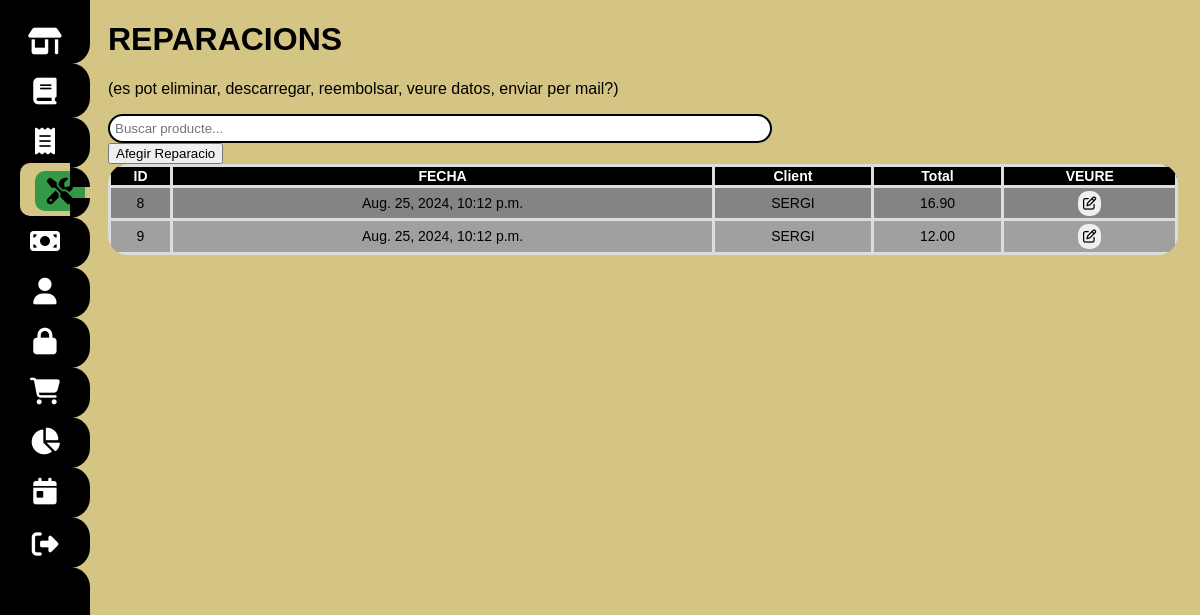
The app's page /reparacions/ (signed in) with its own data.
### myapp/models.py (models this page shows)
class Reparacio(models.Model):
    persona_id=models.IntegerField()
    date=models.DateTimeField()
    facturat=models.CharField(max_length=100, default="no")
    total= models.DecimalField(max_digits=9999999, decimal_places=2)

### myapp/views.py (the view)
# urls.py: path("reparacions/", views.reparacions, name="reparacions"),
@login_required
def reparacions(request):
    personas=Persona.objects.all()
    producte=Producto.objects.all()
    reparacions=Reparacio.objects.all()
    for repara in reparacions:
        nom_cli=Persona.objects.get(id=repara.persona_id).nombre
        repara.persona_id=nom_cli
    return render(request, "reparacions.html",{"persona":personas,"producte":producte,"reparacions":reparacions})

### myapp/templates/reparacions.html (shortened to what this page needs)
{% extends "layouts/base.html" %}
{% block content %}
<!DOCTYPE html>
<html lang="en">
<head>
</head>
<body>
<div class="main-content">
    <div class="products-section">
        <h1>REPARACIONS</h1>
<p>(es pot eliminar, descarregar, reembolsar, veure datos, enviar per mail?)</p>
<input type="text" id="searchInput" placeholder="Buscar producte...">
<button id="afegir-reparacio-btn">Afegir Reparacio</button>
    </div>
    <form method="post">
        <table id="productTable">
            <thead>
            <tr>
                <th>ID</th>
                <th>FECHA</th>
               <th>Client</th>
                <th>Total</th>
                <th>VEURE</th>
            </tr>
            </thead>
            <tbody>
            {% for reparacio in reparacions %}
            <tr class="filaTicket">
                <td>{{ reparacio.id }}</td>
                <td>{{ reparacio.date }}</td>
                <td>{{ reparacio.persona_id }} </td>
                <td>{{ reparacio.total }} </td>
                <td><button type="button" class="popup-trigger" data-reparacio-id="{{ reparacio.id }}"><i
                        class="fa-regular fa-pen-to-square"></i></button></td>
            </tr>
            {% endfor %}
            </tbody>
        </table>
    </form>
    </div>
</body>
</html>
{% endblock %}

### myapp/static/styles/main.css (style rules this page uses)
body { margin: 0; padding: 0; font-family: Arial, sans-serif; background: rgb(212, 197, 133); color: #000000; }
.main-content { padding-left: 9%; overflow: hidden; }
.products-section { float: left; width: 48%; margin-right: 2%; }
#searchInput { margin-bottom: 10px; padding: 5px; width: 85%; border-radius: 30px; border-style: 5px; -webkit-border-radius: 30px; -moz-border-radius: 30px; -ms-border-radius: 30px; -o-border-radius: 30px; align-items: center; }
table { width: 98%; border-collapse: collapse; }
table th, table td { padding: 1px; text-align: center; border: 3px solid #ddd; }
table th { background-color: #000000; color: #ffffff; text-align: center; }
tr:nth-child(even) { background-color: #a0a0a0; }
tr:nth-child(odd) { background-color: #848484; }
#productTable { border-radius: 20px; overflow: hidden; -webkit-border-radius: 20px; -moz-border-radius: 20px; -ms-border-radius: 20px; -o-border-radius: 20px; font-size: 14px; }
input { border-radius: 10px; -webkit-border-radius: 10px; -moz-border-radius: 10px; -ms-border-radius: 10px; -o-border-radius: 10px; text-decoration: none; display: inline-block; border: 2px black solid; padding-left: 5px; }
td button, cart-button button { display: inline-block; border: none; border-radius: 10px; border:none; padding: 5px; -webkit-border-radius: 10px; -moz-border-radius: 10px; -ms-border-radius: 10px; -o-border-radius: 10px; margin: 1%; }
#searchInput { width:650px; margin: 0 20px 0 0px; }

### myapp/templates/reparacions.html (style rules this page uses)
body { font-family: Arial, sans-serif; }

### records on screen
Reparacio: id "8", date "Aug. 25, 2024, 10:12 p.m.", persona_id "SERGI", total "16.90"
Reparacio: id "9", date "Aug. 25, 2024, 10:12 p.m.", persona_id "SERGI", total "12.00"
